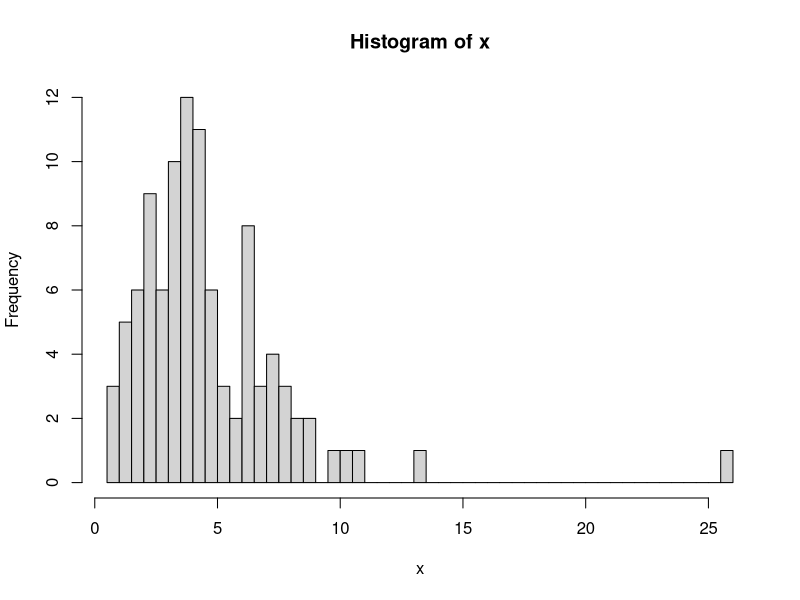
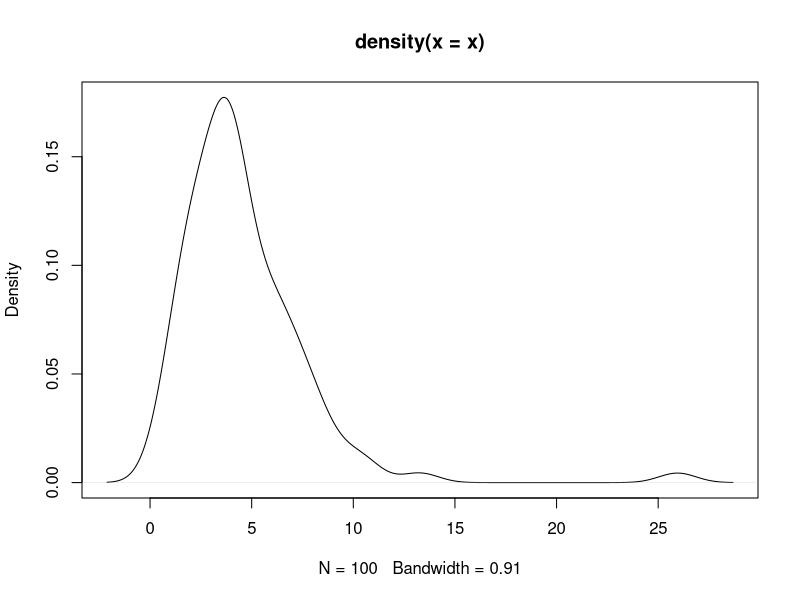
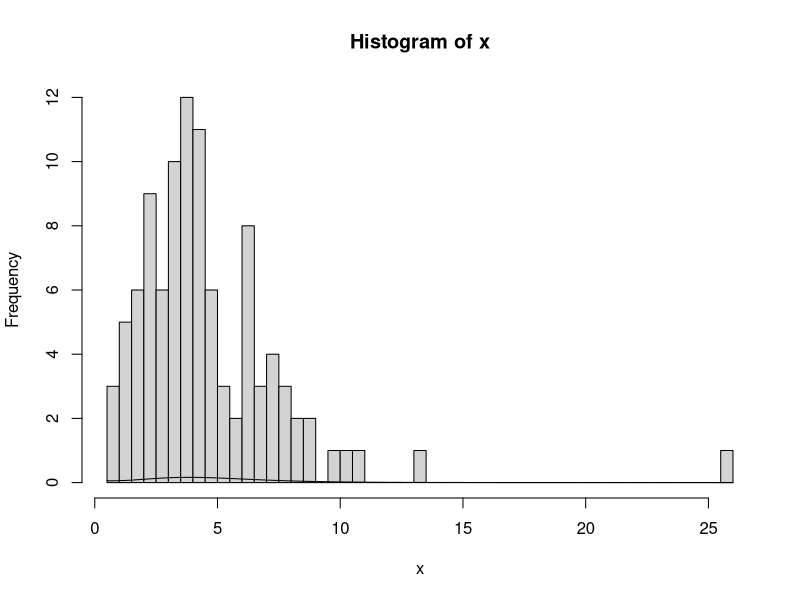
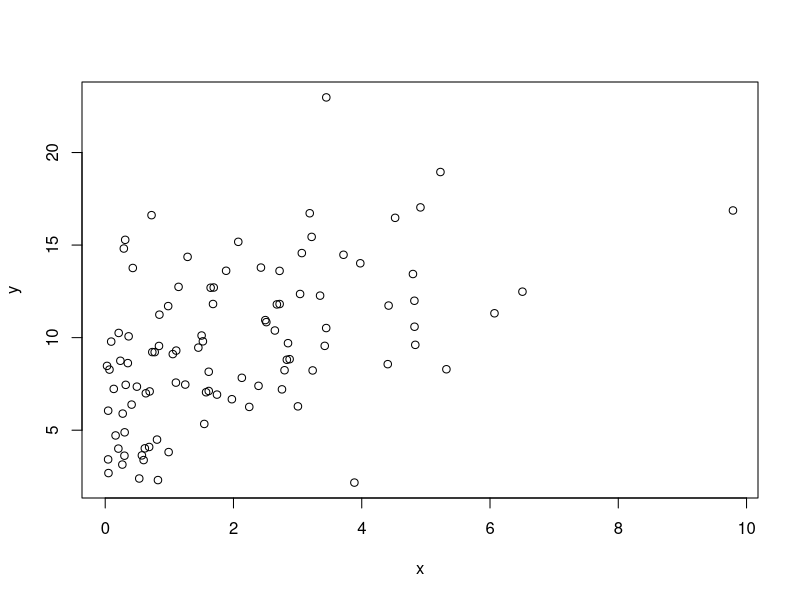
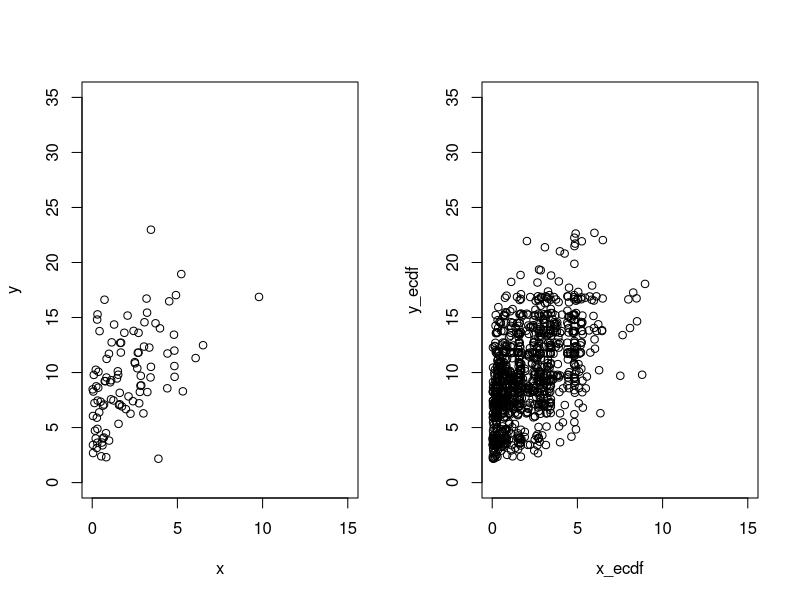
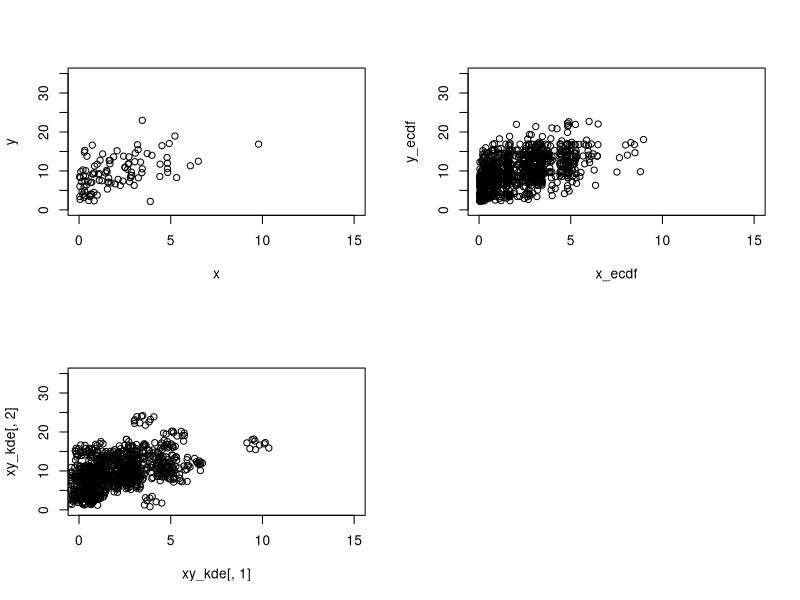

These charts were generated, in order, by the following R code:
#####################################################################
## project computing
#####################################################################


## univariate
n <- 100
set.seed(123)
u <- runif(100, 0, 1)
x <- as.numeric(u < 0.3) * rgamma(100, shape = 1, scale = 5) + 
  as.numeric(u > 0.3) * rgamma(100, shape = 5, scale = 1)
hist(x, breaks = 50)
plot(density(x))

true.density <- function(x){
  0.3 * dgamma(x, shape = 1, scale = 5) + 0.7 * dgamma(x, shape = 5, scale = 1)
}

hist(x, breaks = 50)
curve(true.density(x), add = TRUE)




## generate bivariate copula data
## https://www.r-bloggers.com/copulas-made-easy/
## Gaussiam Copula
## one rv is from gamma(1,2)
## one rv is from chisq(1)

require(mvtnorm)
n <- 100
sigma <- matrix(c(1, 0.5, 0.5, 1), nrow = 2)
set.seed(098)
dat <- rmvnorm(n, sigma = sigma)
dat <- pnorm(dat)
x <- qgamma(dat[,1], shape = 1, scale = 2)
y <- qchisq(dat[,2], df = 10)
plot(x, y)


## generate random number with empirical cdf
n <- 1000
sigma <- matrix(c(1, 0.5, 0.5, 1), nrow = 2)
set.seed(456)
dat <- rmvnorm(n, sigma = sigma)
dat <- pnorm(dat)

x_ecdf <- quantile(x, dat[,1])
y_ecdf <- quantile(y, dat[,2])

par(mfrow = c(1,2))
plot(x, y, xlim = c(0, 15), ylim = c(0, 35))
plot(x_ecdf, y_ecdf, xlim = c(0, 15), ylim = c(0, 35))


## generate random number from KDE
## check the influence of bandwidth to the random number generating
sample.kernel <- function(n, x, y, adj){
  bw_x <- adj * density(x)$bw
  bw_y <- adj * density(y)$bw
  ind <- sample(1:100, n, replace = TRUE)
  x_kde <- x[ind] + runif(n, -bw_x, bw_x)
  y_kde <- y[ind] + runif(n, -bw_y, bw_y)
  cbind(x_kde, y_kde)
}
adj = 1
xy_kde <- sample.kernel(n, x, y, adj)

par(mfrow = c(2,2))
plot(x, y, xlim = c(0, 15), ylim = c(0, 35))
plot(x_ecdf, y_ecdf, xlim = c(0, 15), ylim = c(0, 35))
plot(xy_kde[,1], xy_kde[,2], xlim = c(0, 15), ylim = c(0, 35))







